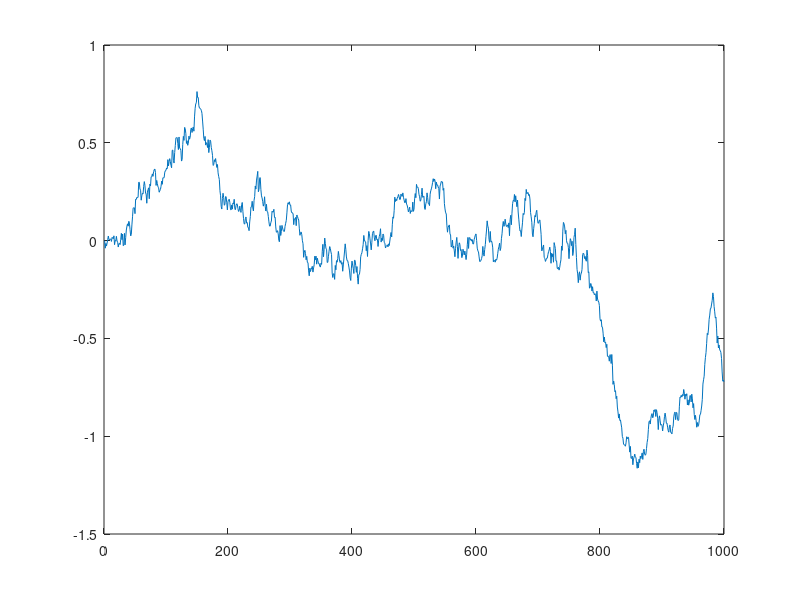

Source code (MATLAB):
% Simulation of Wiener process/Brownian path
N = 1000; % number of timesteps
randn('state',0); % initialize random number generator
T = 1; % final time
dt = T/(N-1); % time step
t = 0:dt:T;
dW = sqrt(dt)*randn(1,N-1); % Wiener increments
W = [0 cumsum(dW)]; %Brownian path

plot(W);